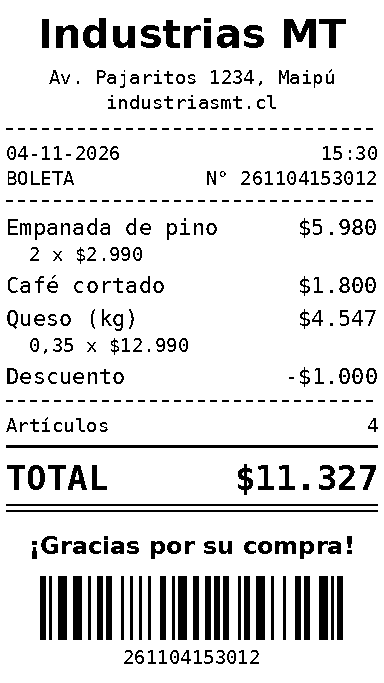
#> input picture assets/receipt-sample.png, 384 x 683 px
$ python -i imaging.py   (imports and definitions only)
#> lines starting #> are read from the running program, lines starting #| are printed output that depends on the picture; after the words box and inside, x2 and y2 are one past the last pixel; in counts of white or black regions, pixels touching at a corner belong together
### ipreent/i18n.py
"""Language of the command line and the Windows app: the system's, or a choice kept in the config dir.

English is the source text and the fallback. Code writes `tr("English text {0}", value)`; if the current language has
a translation for exactly that text (ipreent/locales/<lang>.json), it is used, otherwise the English text is. A
missing file, a missing entry or a broken translation (wrong placeholders) can never break the program: it just
stays English.

The choice (`system`, `en`, `es`) is a debug setting (Windows: printer menu › Debug settings, CLI: `ipreent settings
language`), kept in `<config dir>/language.json`. The environment variable IPREENT_LANG overrides it (tests use it).
"""
import json
import locale
import os
import sys
from pathlib import Path

from . import config

SYSTEM = "system"
CHOICES = (SYSTEM, "en", "es")
DEFAULT = "en"
LOCALES = Path(__file__).with_name("locales")

_cache = {}


def reload():
    """Forget what was read (after the choice changed, or in tests)."""
    _cache.clear()


def choice():
    """What the user picked: `system` (default), `en` or `es`."""
    v = os.environ.get("IPREENT_LANG") or config.load_extra("language").get("language") or SYSTEM
    return v if v in CHOICES else SYSTEM


# [37 lines left out: functions set_choice, _windows_locale, system_language, not called in this run]


def language():
    """The language in use: the choice, or the system's. A language without a translation file is English."""
    if "language" not in _cache:
        c = choice()
        code = system_language() if c == SYSTEM else c
        _cache["language"] = code if code == DEFAULT or (LOCALES / f"{code}.json").exists() else DEFAULT
    return _cache["language"]


# [6 lines left out: function _read, not called in this run]


def catalog(lang=None):
    """{English text: translation} for [lang] (empty for English and for languages without a file)."""
    lang = lang or language()
    key = "catalog:" + lang
    if key not in _cache:
        _cache[key] = {} if lang == DEFAULT else _read(f"{lang}.json")
    return _cache[key]


# [8 lines left out: function template_texts, not called in this run]


def _fill(text, args):
    return text.format(*args) if args else text


def tr(text, *args):
    """[text] in the current language, with {0}, {1}… filled from [args]. Always works: falls back to English."""
#> further down, picture is the input picture: PIL image 384x683 1; 87.9% white; 380 black regions (135 under 20 px), largest, box (x1, y1, x2, y2) and area: (6, 445, 378, 448) 1116, (6, 504, 378, 506) 744, (6, 510, 378, 512) 744
    found = catalog().get(text)
    if isinstance(found, str) and found:
        try:
            return _fill(found, args)
        except (IndexError, KeyError, ValueError):
            pass
    return _fill(text, args)


# [9 lines left out: function trn, not called in this run]


def language_name(value):
    """How a language or choice is shown (languages by their own names, so you can find yours)."""
    return {"en": "English", "es": "Español"}.get(value) or tr("System")


# [4 lines left out: function describe, not called in this run]

### ipreent/imaging.py
"""Turn images and text into rows of 0/1 pixels at the printer's width."""
from functools import lru_cache
from pathlib import Path

from PIL import Image, ImageDraw, ImageFont, ImageOps

from .i18n import tr

FONTS = Path(__file__).parent / "fonts"      # bundled, SIL Open Font License (see the OFL-*.txt there)


# [17 lines left out: function image_rows, not called in this run]


# Font faces by kind: Windows, Linux, macOS names. "mono" gives receipts their classic look.
FACES = {
    "sans": ("DejaVuSans.ttf", "arial.ttf", "Arial.ttf", "Helvetica.ttc", "segoeui.ttf"),
    "bold": ("DejaVuSans-Bold.ttf", "arialbd.ttf", "Arial Bold.ttf", "segoeuib.ttf", "DejaVuSans.ttf"),
    "mono": ("DejaVuSansMono.ttf", "consola.ttf", "Menlo.ttc", "cour.ttf", "Courier New.ttf"),
    "monobold": ("DejaVuSansMono-Bold.ttf", "consolab.ttf", "courbd.ttf", "Courier New Bold.ttf",
                 "DejaVuSansMono.ttf", "consola.ttf"),
    # Bundled with iPreent for templates, so they look the same on every computer and phone.
    "round": (str(FONTS / "Fredoka-SemiBold.ttf"),),
    "script": (str(FONTS / "Pacifico-Regular.ttf"),),
}


# [8 lines left out: function _font, not called in this run]


# Tried in order for characters the main font lacks: emoji (Segoe UI Emoji's plain outlines are
# black and white, which suits thermal paper), symbols, then Chinese/Japanese/Korean and Indic.
FALLBACKS = ("seguiemj.ttf", "NotoEmoji-Regular.ttf", "seguisym.ttf", "msyh.ttc", "YuGothR.ttc",
             "malgun.ttf", "Nirmala.ttf", "NotoSansCJK-Regular.ttc", "DejaVuSans.ttf")
JOINERS = "‍️⃣"    # zero-width joiner, emoji style, keycap


# [50 lines left out: functions _fallbacks, _has_glyph, _is_emoji, _runs, not called in this run]


def text_length(text, size, kind="sans"):
    return sum(f.getlength(t) for t, f in _runs(text, size, kind))


# [26 lines left out: functions draw_text, text_image, not called in this run]


# ---- desktop app extras (same options as the Android app) ------------------------------------

# [1 line that did not run here, left out]


# [48 lines left out: functions gray, bw_rows, not called in this run]


def trim(img, pad=8, threshold=245):
    """Crop white margins (for full pages from the Windows print dialog). None if blank."""
#> called with pad = 8, threshold = 245
    g = img.convert("L")
    box = g.point(lambda p: 255 if p < threshold else 0).getbbox()
#> box = (6, 18, 378, 664)
    if not box:
        return None
    l, t, r, b = box
#> l = 6; t = 18; r = 378; b = 664
    return img.crop((max(0, l - pad), max(0, t - pad), min(img.width, r + pad), min(img.height, b + pad)))
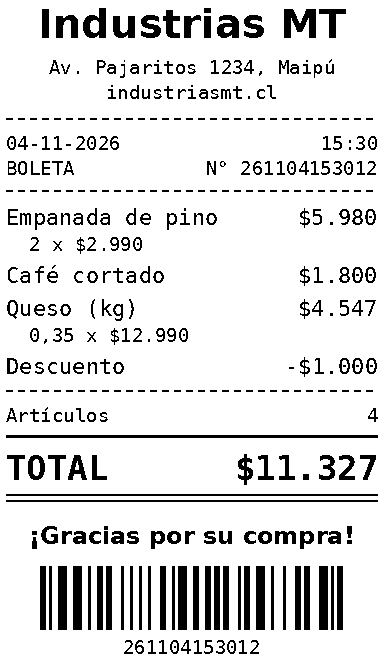
#> returned value: PIL image 384x662 1; 87.6% white; 380 black regions (135 under 20 px), largest, box (x1, y1, x2, y2) and area: (6, 435, 378, 438) 1116, (6, 494, 378, 496) 744, (6, 500, 378, 502) 744


# [44 lines left out: functions checklist_image, banner_image, qr_image, not called in this run]


# Code 128: bar/space widths for values 0..105, then the stop pattern.
_C128 = ("212222 222122 222221 121223 121322 131222 122213 122312 132212 221213 221312 231212 112232 "
         "122132 122231 113222 123122 123221 223211 221132 221231 213212 223112 312131 311222 321122 "
         "321221 312212 322112 322211 212123 212321 232121 111323 131123 131321 112313 132113 132311 "
         "211313 231113 231311 112133 112331 132131 113123 113321 133121 313121 211331 231131 213113 "
         "213311 213131 311123 311321 331121 312113 312311 332111 314111 221411 431111 111224 111422 "
         "121124 121421 141122 141221 112214 112412 122114 122411 142112 142211 241211 221114 413111 "
         "241112 134111 111242 121142 121241 114212 124112 124211 411212 421112 421211 212141 214121 "
         "412121 111143 111341 131141 114113 114311 411113 411311 113141 114131 311141 411131 211412 "
         "211214 211232").split()
_C128_STOP = "2331112"


# [34 lines left out: functions code128, barcode_image, not called in this run]

>>> from PIL import Image
>>> picture = Image.open('../assets/receipt-sample.png')
>>> result = trim(picture)
